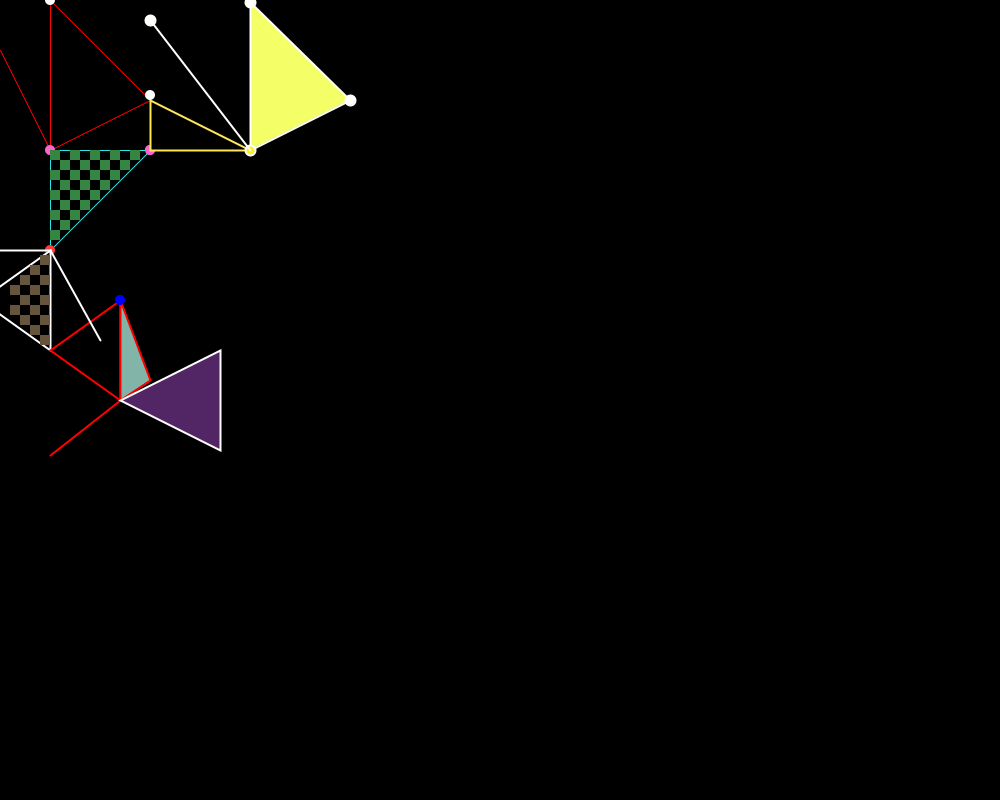
Frame 1 (no input)
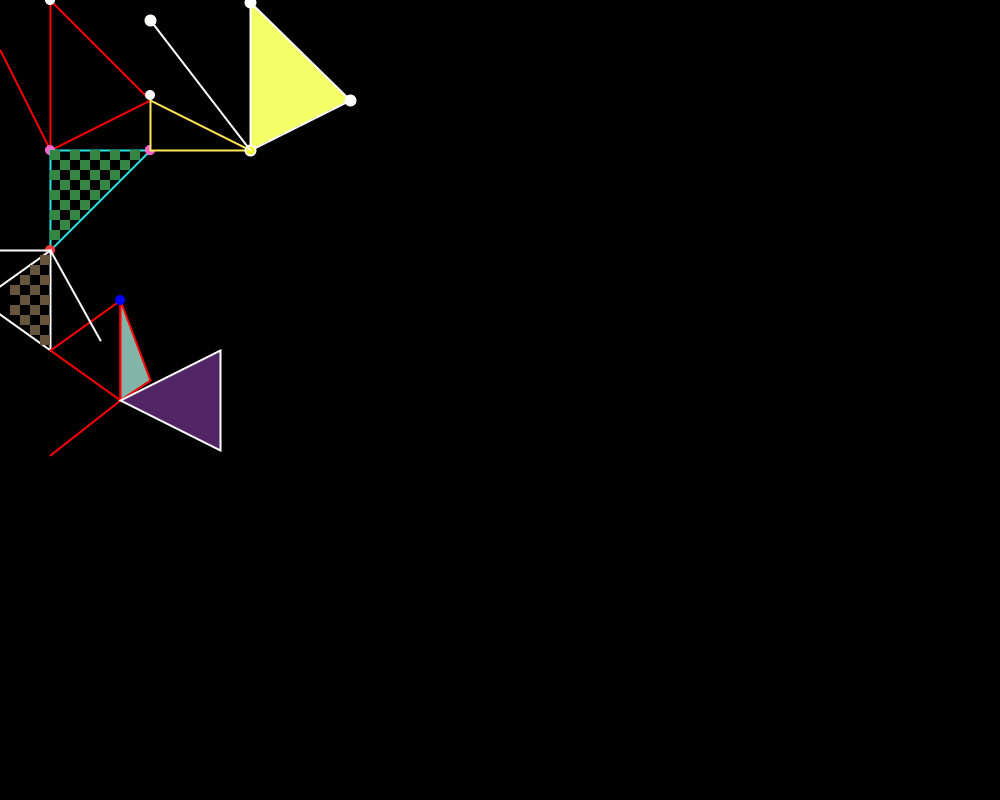
Frame 60 (the mouse pressed at the canvas centre just before this capture)
Frame 120 (the mouse held since frame 60 and released just before this capture): identical to frame 60, image omitted

The Processing sketch that drew these frames (run headless with seeded random() and noise(); from frame 60 on, the mouse is pressed at the canvas centre):

// Processing sketch: processing_186114
// ── processing_186114.pde

void setup (){ 
size(1000,800);
}

void draw(){
background(0,0,0);


//redoutline triangle
stroke(255,0,0);
fill(0,0,0);
triangle(50,0,150,100,50,150);

fill(255,0,0);
line(0,50,50,150);

//pink ellipse
noStroke();
fill(255,100,204);
ellipse(50,150,10,10);
ellipse(150,150,10,10);

//tealoutlinetriangle
//reference triagnle
stroke(39,229,228);
fill(0,0,0);
triangle(50,150,150,150,50,250);

//green checkerpattern in triangle
noStroke();
fill(54,134,67);
rect(50,150,10,10);
rect(50,170,10,10);
rect(50,190,10,10);
rect(50,210,10,10);
rect(50,230,10,10);
rect(60,160,10,10);
rect(60,180,10,10);
rect(60,200,10,10);
rect(60,220,10,10);
rect(70,150,10,10);
rect(70,170,10,10);
rect(70,190,10,10);
rect(70,210,10,10);
rect(80,160,10,10);
rect(80,180,10,10);
rect(80,200,10,10);
rect(90,150,10,10);
rect(90,170,10,10);
rect(90,190,10,10);
rect(100,160,10,10);
rect(100,180,10,10);
rect(110,150,10,10);
rect(110,170,10,10);
rect(120,160,10,10);
rect(130,150,10,10);

noStroke();
fill(255,100,204);
ellipse(150,150,10,10);




//yellow triangle outline
//reference teal triangle(50,150,150,150,50,250);
fill(0,0,0);
strokeWeight(2);
stroke(#FFE75A);
triangle(150,150,250,150,150,100);





noStroke();
fill(#FF3B3B);
ellipse(50,250,10,10);

//white_triangle_yellow_fill
fill(#F4FF67);
stroke(#FFFFFC);
triangle(250,150,350,100,250,2);

//yellow ellipse
fill(#FAF319);
ellipse(250,150,10,10);

//white ellipses
fill(255,255,255);
ellipse(350,100,10,10);
ellipse(250,2,10,10);
ellipse(150,20,10,10);

//white line
fill(255,255,255);
line(150,20,250,150);

//green checkerpattern in triangle
noStroke();
fill(54,134,67);
rect(50,150,10,10);
rect(50,170,10,10);
rect(60,160,10,10);
rect(70,170,10,10);
rect(80,180,10,10);
fill(0,0,0);


//white elipse top
fill(255,255,255);
ellipse(50,0,10,10);

//white ellips tope red bootom right triangle
fill(255,255,255);
ellipse(150,95,10,10);



//white triangle connected to teal checkered triangle
//reference teal triangle(50,150,150,150,50,250);
fill(0,0,0);
stroke(255,255,255);
triangle(-20,300,50,250,50,350);

//white lines
fill(255,255,255);
line(-300,250,50,250);



//brown checkered fill for white triangle
noStroke();
fill(#67543C);
rect(40,255,10,10);
rect(40,275,10,10);
rect(40,295,10,10);
rect(40,315,10,10);
rect(40,335,10,10);
rect(30,265,10,10);
rect(30,285,10,10);
rect(30,305,10,10);
rect(30,325,10,10);
rect(20,275,10,10);
rect(20,295,10,10);
rect(20,315,10,10);
rect(10,285,10,10);
rect(10,305,10,10);

//red triangle 2
//reference whitechecker triangle(-20,300,50,250,50,350);

stroke(255,0,0);
fill(0,0,0);
triangle(50,350,120,300,120,400);
//

//white line
stroke(255,255,255);
line(50,250,100,340);

//red line
stroke(255,0,0);
line(120,400,50,455);

//red triangle greenishfill
//reference red triangle triangle(50,350,120,300,120,400);
fill(#83B4A8);
stroke(255,0,0);
triangle(120,300,120,400,150,380);

//blue ellipse
noStroke();
fill(0,0,255);
ellipse(120,300,10,10);

//white triangle purple fill
fill(#522664);
stroke(255,255,255);
triangle(120,400,220,350,220,450);

//
}
